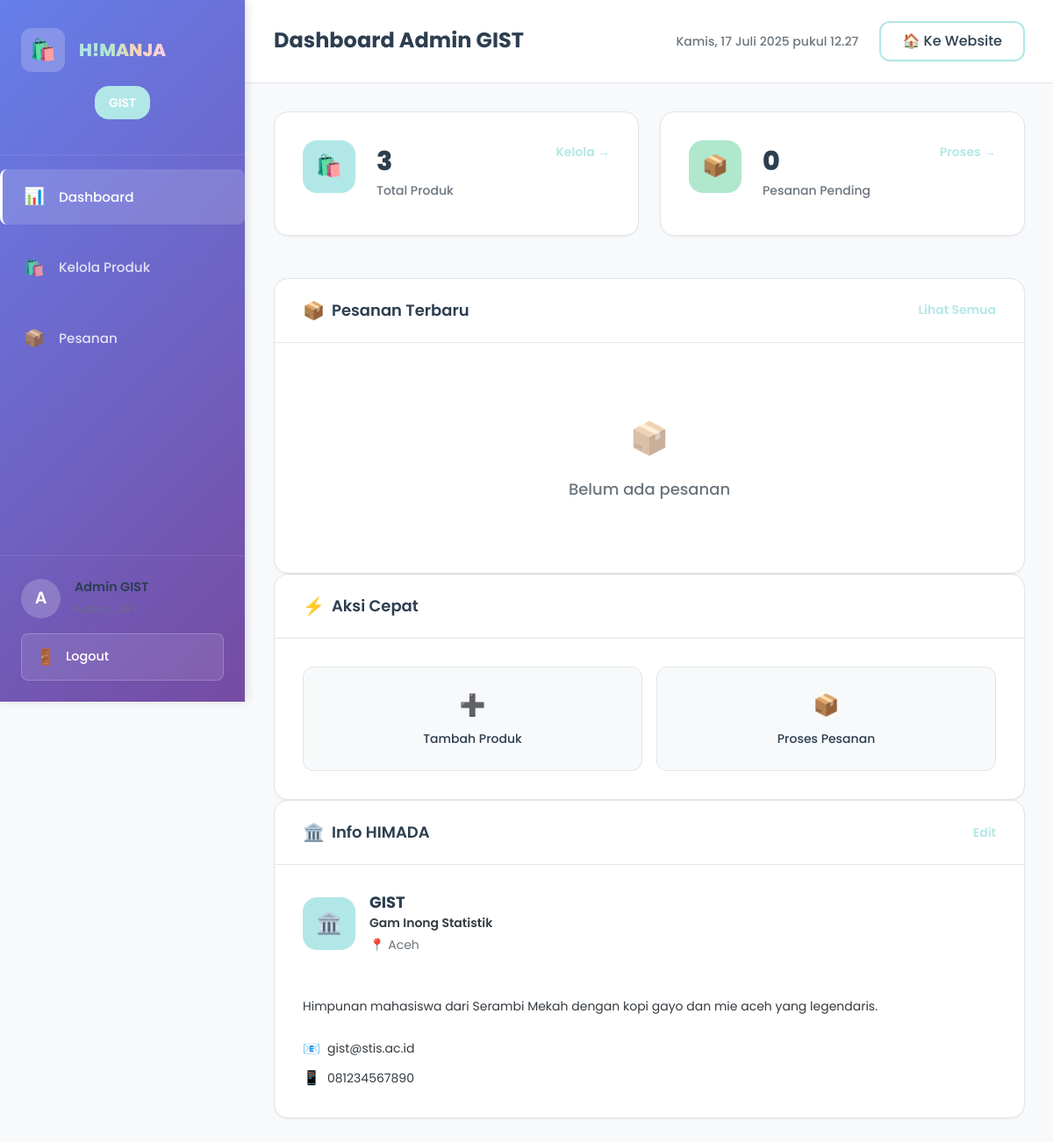
Before: /admin/himada-dashboard.php (signed in) with the older database file.
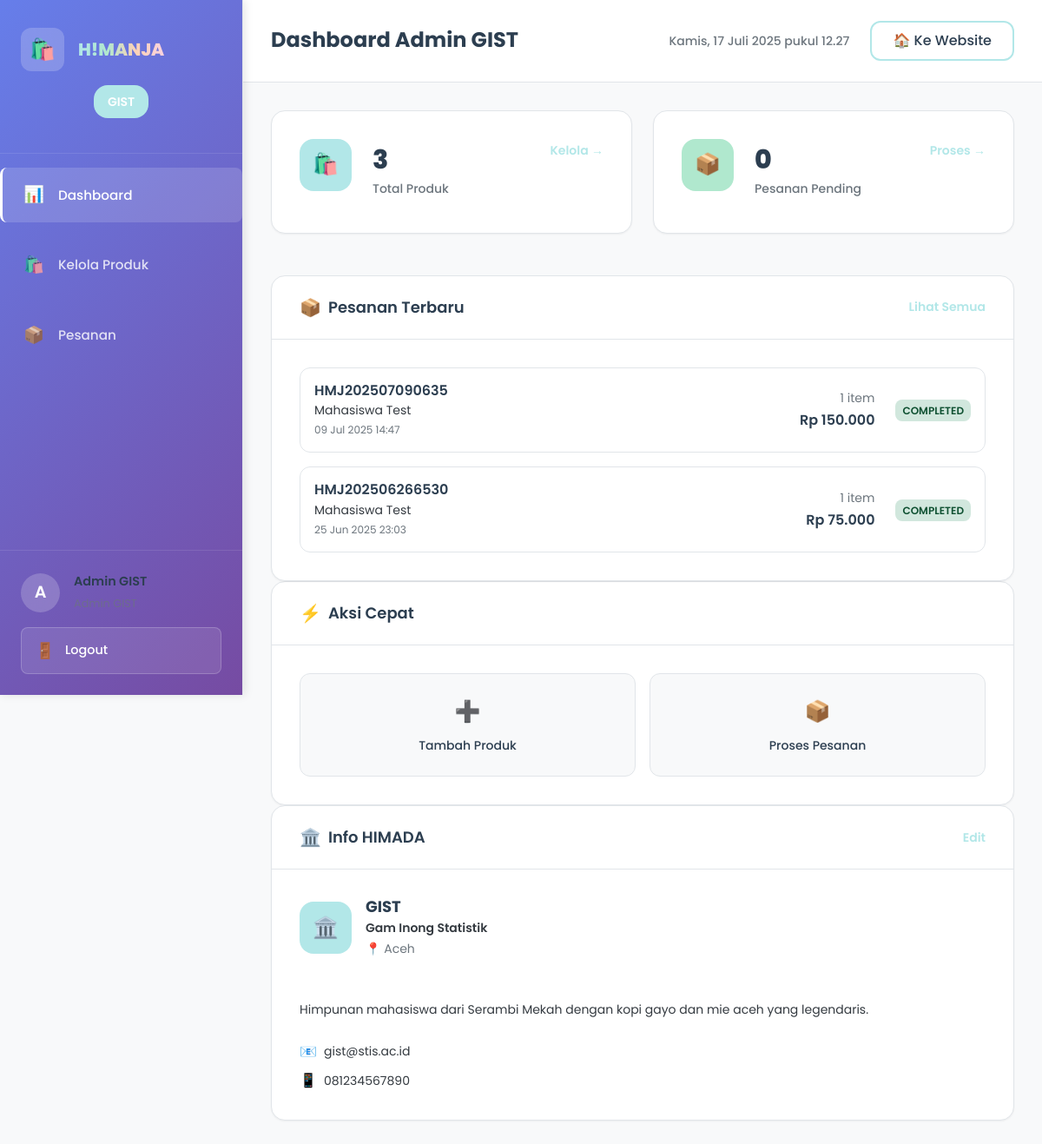
After: the same page with the newer database file.
### tables this page shows
CREATE TABLE `orders` (
  `id` int NOT NULL,
  `user_id` int NOT NULL,
  `order_number` varchar(20) NOT NULL,
  `total_amount` decimal(12,2) NOT NULL,
  `status` enum('pending','confirmed','processing','ready','completed','cancelled') DEFAULT 'pending',
  `payment_status` enum('pending','paid','failed','refunded') DEFAULT 'pending',
  `catatan_umum` text,
  `shipping_address` text,
  `created_at` timestamp NOT NULL DEFAULT CURRENT_TIMESTAMP,
  `updated_at` timestamp NOT NULL DEFAULT CURRENT_TIMESTAMP ON UPDATE CURRENT_TIMESTAMP
);

CREATE TABLE `users` (
  `id` int NOT NULL,
  `username` varchar(50) NOT NULL,
  `email` varchar(100) NOT NULL,
  `password` varchar(255) NOT NULL,
  `full_name` varchar(100) NOT NULL,
  `kelas` varchar(20) DEFAULT NULL,
  `nim` varchar(20) DEFAULT NULL,
  `phone` varchar(20) DEFAULT NULL,
  `role` enum('super_admin','himada_admin','user') DEFAULT 'user',
  `himada_id` int DEFAULT NULL,
  `email_verified` tinyint(1) DEFAULT '0',
  `is_active` tinyint(1) DEFAULT '1',
  `last_login` timestamp NULL DEFAULT NULL,
  `created_at` timestamp NOT NULL DEFAULT CURRENT_TIMESTAMP,
  `updated_at` timestamp NOT NULL DEFAULT CURRENT_TIMESTAMP ON UPDATE CURRENT_TIMESTAMP
);

### config/database.php (called while the page is built, shortened)
<?php
function getUserHimadaId() {
    return $_SESSION['himada_id'] ?? null;
}
function formatCurrency($amount) {
    return 'Rp ' . number_format($amount, 0, ',', '.');
}
?>

### admin/himada-dashboard.php (the view, shortened to what the changed rows need)
<?php
require_once __DIR__ . '/../config/database.php';
$database = new Database();
$db = $database->getConnection();
$himada_id = getUserHimadaId();
$query = "SELECT * FROM himada WHERE id = :himada_id";
$stmt = $db->prepare($query);
$stmt->bindParam(':himada_id', $himada_id);
$stmt->execute();
$himada = $stmt->fetch(PDO::FETCH_ASSOC);
$query = "SELECT DISTINCT o.id, o.order_number, o.created_at, u.full_name as customer_name,
                 COUNT(oi.id) as item_count, SUM(oi.subtotal) as total_amount,
                 GROUP_CONCAT(DISTINCT oi.status) as statuses
          FROM orders o
          JOIN users u ON o.user_id = u.id
          JOIN order_items oi ON o.id = oi.order_id
          WHERE oi.himada_id = :himada_id
          GROUP BY o.id, o.order_number, o.created_at, u.full_name
          ORDER BY o.created_at DESC
          LIMIT 10";
$stmt = $db->prepare($query);
$stmt->bindParam(':himada_id', $himada_id);
$stmt->execute();
$recent_orders = $stmt->fetchAll(PDO::FETCH_ASSOC);
?>
<!DOCTYPE html>
<html lang="id">
<head>
    <link rel="stylesheet" href="../assets/css/style.css">
    <link rel="stylesheet" href="../assets/css/admin.css">
</head>
<body class="admin-page">
    <main class="admin-main">
        <header class="admin-header">
            <div class="header-left">
                <h1 class="page-title">Dashboard Admin <?php echo htmlspecialchars($himada['nama']); ?></h1>
            </div>
        </header>
        <div class="dashboard-content">
            <div class="dashboard-grid">
                <div class="dashboard-card">
                    <div class="card-header">
                        <h2 class="card-title">
                            <span class="card-icon">📦</span>
                            Pesanan Terbaru
                        </h2>
                    </div>
                    <div class="card-content">
                        <?php if (empty($recent_orders)): ?>
                            <div class="empty-state">
                                <div class="empty-icon">📦</div>
                                <p class="empty-text">Belum ada pesanan</p>
                            </div>
                        <?php else: ?>
                            <div class="orders-list">
                                <?php foreach ($recent_orders as $order): ?>
                                    <div class="order-item">
                                        <div class="order-info">
                                            <h4 class="order-number"><?php echo htmlspecialchars($order['order_number']); ?></h4>
                                            <p class="order-customer"><?php echo htmlspecialchars($order['customer_name']); ?></p>
                                            <p class="order-date"><?php echo date('d M Y H:i', strtotime($order['created_at'])); ?></p>
                                        </div>
                                        <div class="order-details">
                                            <p class="order-items"><?php echo $order['item_count']; ?> item</p>
                                            <p class="order-total"><?php echo formatCurrency($order['total_amount']); ?></p>
                                        </div>
                                        <div class="order-status">
                                            <?php
                                            $statuses = explode(',', $order['statuses']);
                                            $main_status = $statuses[0];
                                            $status_class = '';
                                            switch ($main_status) {
                                                case 'completed': $status_class = 'completed'; break;
                                            }
                                            ?>
                                            <span class="status-badge <?php echo $status_class; ?>">
                                                <?php echo ucfirst($main_status); ?>
                                            </span>
                                        </div>
                                    </div>
                                <?php endforeach; ?>
                            </div>
                        <?php endif; ?>
                    </div>
                </div>
                </div>
                <div class="dashboard-card">
                    <div class="card-header">
                        <h2 class="card-title">
                            <span class="card-icon">⚡</span>
                            Aksi Cepat
                        </h2>
                    </div>
                </div>
                <div class="dashboard-card">
                    <div class="card-header">
                        <h2 class="card-title">
                            <span class="card-icon">🏛️</span>
                            Info HIMADA
                        </h2>
                    </div>
                </div>
            </div>
    </main>
</body>
</html>

Changed rows visible on the page:
added orders: order_number "HMJ202507090635", user.full_name "Mahasiswa Test", created_at "09 Jul 2025 14:47", item_count "1", total_amount "Rp 150.000", main_status "COMPLETED"
added orders: order_number "HMJ202506266530", user.full_name "Mahasiswa Test", created_at "25 Jun 2025 23:03", item_count "1", total_amount "Rp 75.000", main_status "COMPLETED"
Other visible differences:
text no longer shown: "📦 Belum ada pesanan"
